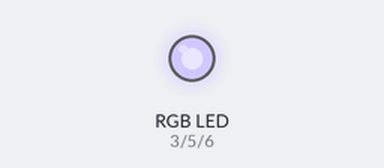
Simulated run of this sketch. Board: Arduino Uno, built with avr-gcc and run on an emulated ATmega328P. Parts: an RGB LED mixed from three pins (HIGH = lit). Dim RGB values are drawn brighter than linear; random numbers use the default seed unless the sketch sets one.

Above: at 0.1 s.
At 4.1 s:
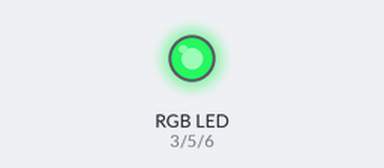
At 9.1 s:
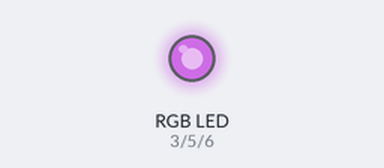
At 19.1 s:
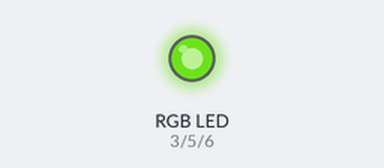
At 29.1 s:
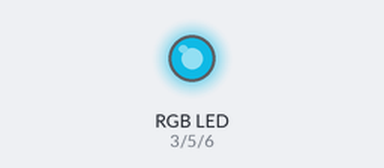
At 39.1 s:
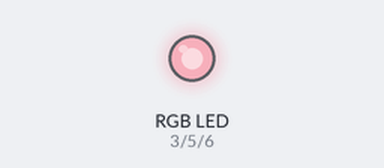
Timing chart, 0 to 40.0 s (numbered marks = the images above):
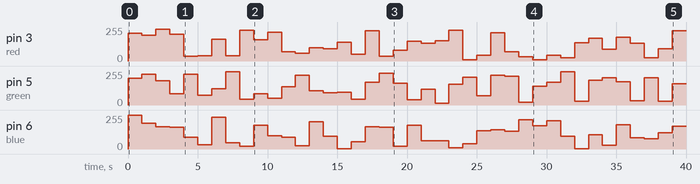

Measured:
- by itself, pin 3 (red): 0/255 → 209/255 at 0.00 s, → 193/255 1.0 s later, → 240/255 1.0 s later, → 202/255 1.0 s later, … (40 changes in this stretch)
- by itself, pin 5 (green): 0/255 → 199/255 at 0.00 s, → 231/255 1.0 s later, → 182/255 1.0 s later, → 83/255 1.0 s later, … (40 changes in this stretch)

The sketch:

random-rgb.ino
```cpp
int red = 3; // int integer kısaltması ve tamsayı anlamına gelir
int green = 5; // -32768 ila 32767 arasında değer alabilir
int blue = 6;
int sure = 1000;
long randNumber; //-2147483648 ile 2147483647 arasında değer alır

void setup() {
  pinMode(red, OUTPUT);
  pinMode(green, OUTPUT);
  pinMode(blue, OUTPUT);
  randomSeed(analogRead(0)); // rastgele sayı üretmemizi sağlayacak fonksiyon
}

void loop() {
  randNumber = random (0 , 255);
  analogWrite(red, randNumber);
  randNumber = random (0 , 255);
  analogWrite(green, randNumber);
  randNumber = random (0 , 255);
  analogWrite(blue, randNumber);
  delay(sure);
}
```
